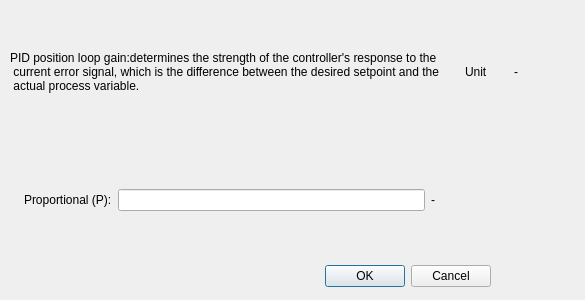
<?xml version="1.0" encoding="UTF-8"?>
<ui version="4.0">
 <class>kp_setting_dialog</class>
 <widget class="QDialog" name="kp_setting_dialog">
  <property name="geometry">
   <rect>
    <x>0</x>
    <y>0</y>
    <width>585</width>
    <height>300</height>
   </rect>
  </property>
  <property name="windowTitle">
   <string>Setting</string>
  </property>
  <widget class="QDialogButtonBox" name="buttonBox">
   <property name="geometry">
    <rect>
     <x>20</x>
     <y>260</y>
     <width>471</width>
     <height>32</height>
    </rect>
   </property>
   <property name="orientation">
    <enum>Qt::Horizontal</enum>
   </property>
   <property name="standardButtons">
    <set>QDialogButtonBox::Cancel|QDialogButtonBox::Ok</set>
   </property>
  </widget>
  <widget class="QWidget" name="verticalLayoutWidget">
   <property name="geometry">
    <rect>
     <x>10</x>
     <y>10</y>
     <width>544</width>
     <height>251</height>
    </rect>
   </property>
   <layout class="QVBoxLayout" name="verticalLayout">
    <item>
     <layout class="QHBoxLayout" name="horizontalLayout_2" stretch="5,1,2">
      <property name="spacing">
       <number>26</number>
      </property>
      <item>
       <widget class="QLabel" name="label">
        <property name="text">
         <string>PID position loop gain:determines the strength of the controller's response to the
 current error signal, which is the difference between the desired setpoint and the
 actual process variable.</string>
        </property>
       </widget>
      </item>
      <item>
       <widget class="QLabel" name="label_3">
        <property name="text">
         <string>Unit</string>
        </property>
       </widget>
      </item>
      <item>
       <widget class="QLabel" name="unit_label">
        <property name="text">
         <string>-</string>
        </property>
       </widget>
      </item>
     </layout>
    </item>
    <item>
     <layout class="QHBoxLayout" name="horizontalLayout" stretch="1,5,2">
      <property name="leftMargin">
       <number>14</number>
      </property>
      <item>
       <widget class="QLabel" name="label_2">
        <property name="text">
         <string>Proportional (P):</string>
        </property>
       </widget>
      </item>
      <item>
       <widget class="QLineEdit" name="lineEdit"/>
      </item>
      <item>
       <widget class="QLabel" name="current_value_label">
        <property name="text">
         <string>-</string>
        </property>
       </widget>
      </item>
     </layout>
    </item>
   </layout>
  </widget>
 </widget>
 <resources/>
 <connections>
  <connection>
   <sender>buttonBox</sender>
   <signal>accepted()</signal>
   <receiver>kp_setting_dialog</receiver>
   <slot>accept()</slot>
   <hints>
    <hint type="sourcelabel">
     <x>248</x>
     <y>254</y>
    </hint>
    <hint type="destinationlabel">
     <x>157</x>
     <y>274</y>
    </hint>
   </hints>
  </connection>
  <connection>
   <sender>buttonBox</sender>
   <signal>rejected()</signal>
   <receiver>kp_setting_dialog</receiver>
   <slot>reject()</slot>
   <hints>
    <hint type="sourcelabel">
     <x>316</x>
     <y>260</y>
    </hint>
    <hint type="destinationlabel">
     <x>286</x>
     <y>274</y>
    </hint>
   </hints>
  </connection>
 </connections>
</ui>
